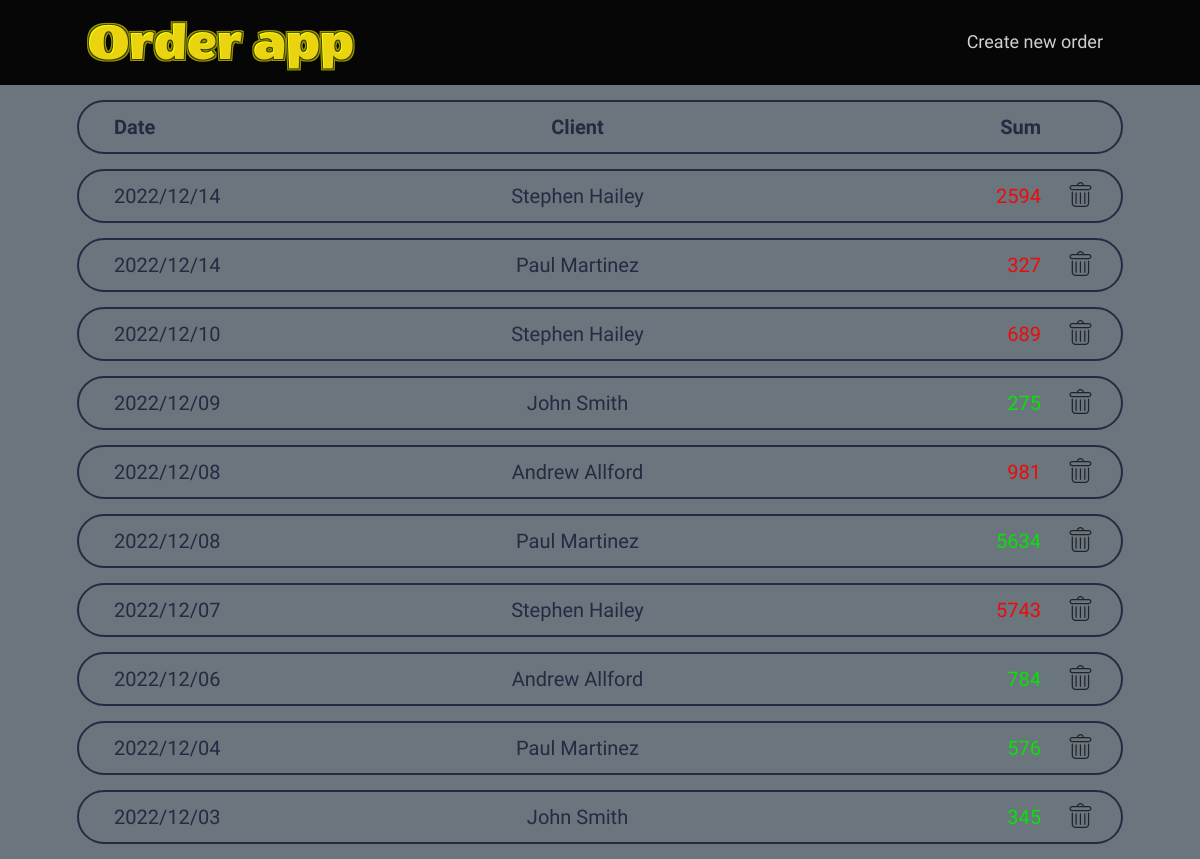
The page / on the database its author committed.
### tables this page shows
CREATE TABLE `order` (
  `id` int NOT NULL AUTO_INCREMENT,
  `date` datetime DEFAULT NULL,
  `description` text,
  `sum` double DEFAULT NULL,
  `paid` tinyint(1) DEFAULT NULL,
  `user_id` int DEFAULT NULL,
  PRIMARY KEY (`id`),
  KEY `order_user_id_fk` (`user_id`),
  CONSTRAINT `order_user_id_fk` FOREIGN KEY (`user_id`) REFERENCES `user` (`id`)
);

CREATE TABLE `user` (
  `id` int NOT NULL AUTO_INCREMENT,
  `name` text,
  `address` text,
  `phone` text,
  `client` tinyint(1) DEFAULT NULL,
  PRIMARY KEY (`id`)
);

### functions.php (called while the page is built, shortened)
<?php
require_once('connect.php');
function fetch_all_orders($id){
  global $db;
  if($id) {
    $query = "select o.id, o.date, o.sum, o.paid, o.user_id, u.name from `order` o join user u on o.user_id = u.id where o.user_id = '$id' ";
  } else {
    $query = 'select o.id, o.date, o.sum, o.paid, u.name from `order` o join user u on o.user_id = u.id order by o.date desc, o.id desc';
  }
  $res = mysqli_query($db, $query);
  return mysqli_fetch_all($res, MYSQLI_ASSOC);
}

### index.php (the view, shortened to what this page needs)
<?php require 'inc/header.php'?>
  <?php $orders = fetch_all_orders($_GET['id']); ?>
  <?php if(!empty($orders)): ?>
    <div class="main">
      <div class='orderItem orderItem--header'>
        <div class='orderItem__body orderItem__body--header'>
          <div class='orderItem__content'>
            <div class='orderItem__text orderItem__text--header'>Date</div>
            <div class='orderItem__text orderItem__text--header orderItem__text--client'>Client</div>
            <div class='orderItem__text orderItem__text--header orderItem__text--sum'>Sum</div>
          </div>
        </div>
      </div>
      <div class="orderList">
        <?php foreach($orders as $order): ?>
          <div class='orderItem' id="order_<?= $order['id'] ?>">
            <a href="order.php?id=<?= $order['id'] ?>"
               class="orderItem__link">
              <div class='orderItem__body'>
                <div class='orderItem__content'>
                  <div class='orderItem__text orderItem__text--date'><?= date('Y/m/d', strtotime($order['date'])) ?></div>
                  <div class='orderItem__text orderItem__text--client'><?= $order['name'] ?></div>
                  <div class='orderItem__text orderItem__text--sum <?= $order['paid'] ? 'orderItem__text--paid' : 'orderItem__text--unpaid' ?>'>
                    <?= $order['sum'] ?></div>
                </div>
              </div>
            </a>
            <div class="orderItem__delete">
              <form method="post" onsubmit="event.preventDefault(); deleteOrder(<?= $order['id'] ?>);">
                <input type="image"
                       src='img/trash.svg'
                       class="orderItem__delete--input">
              </form>
            </div>
          </div>
        <?php endforeach; ?>
      </div>
    <?php endif; ?>
    </div>
<?php require 'inc/footer.php'?>

### inc/header.php (shortened to what this page needs)
<?php
require_once('functions.php');
?>
<!doctype html>
<html lang="en">
<head>
  <link rel="stylesheet" href="css/styles.css">
</head>
<body>
<div class="wrapper">
  <header class='header'>
    <div class='header__container container'>
      <div class='header__logo'>
        <a href="index.php">
          <img src='img/logo.png' alt='cover'/>
        </a>
      </div>
      <div class='header__menu menu'>
        <ul class='menu__list'>
          <li class='menu__item'>
            <div class='menu__link create-order-button'>Create new order</div>
          </li>
        </ul>
      </div>
    </div>
  </header>
  <div class="page">
    <div class="container">

### inc/footer.php (shortened to what this page needs)
        </div>
      </div>
    </div>
  </body>
</html>

### css/styles.css (style rules this page uses)
a { text-decoration: none; }
ul, ol, li { list-style: none; }
img { vertical-align: top; }
html, body { height: 100%; line-height: 1; font-size: 18px; font-weight: 500; color: #252B42; background: #6B757D; font-family: 'Raleway', sans-serif; }
.wrapper { min-height: 100%; overflow: hidden; display: flex; flex-direction: column; }
.container { max-width: 1046px; margin: 0 auto; padding: 0 15px; box-sizing: content-box; }
img { height: auto; width: 100%; max-width: 288px; }
.page { flex: auto; margin-top: 85px; padding: 15px 0; }
.header { position: fixed; width: 100%; left: 0; top: 0; z-index: 10; background-color: #070606; }
.header__container { display: flex; min-height: 85px; align-items: center; justify-content: space-between; }
.header__menu { padding: 5px 0; margin-left: 10px; }
.menu { margin-right: 20px; }
.menu__list { display: flex; flex-wrap: wrap; }
.menu__link { color: #d0d0d0; font-weight: 500; line-height: calc(24 / 14 * 100%); }
.orderList > *:not(:last-child) { margin: 0 0 15px 0; }
.orderItem { position: relative; border: 2px solid #252B42; border-radius: 50px; }
.orderItem--header { position: fixed; top: 100px; max-width: 1046px; width: 100%; background: rgba(107, 117, 125, 1); z-index: 4; }
.orderList { margin-top: 69px; }
.orderItem__link { color: inherit; text-decoration: inherit; }
.orderItem__body { position: relative; display: flex; justify-content: space-between; align-items: center; padding: 15px; z-index: 1; }
.orderItem__text.orderItem__text--header { font-weight: 700; }
.orderItem__content { flex: auto; display: flex; justify-content: space-between; align-items: center; margin: 0 65px 0 20px; }
.orderItem__content .orderItem__text:nth-child(2) { text-align: center; }
.orderItem__content .orderItem__text:nth-child(3) { text-align: right; }
.orderItem__text { font-weight: 500; font-size: 20px; flex: 1 1 33.333%; }
.orderItem__text.orderItem__text--paid { color: #0ae00a; }
.orderItem__text.orderItem__text--unpaid { color: #ef0a0a; }
.orderItem__delete { position: absolute; top: 0; left: 0; width: 100%; height: 100%; display: flex; align-items: center; justify-content: end; }
.orderItem__delete--input { position: relative; width: 25px; filter: invert(10%) sepia(18%) saturate(405%) hue-rotate(169deg) brightness(102%) contrast(92%); box-sizing: content-box; padding: 8px; margin-right: 20px; z-index: 2; }

### rows shown on the page
order: date "2022/12/14", user.name "Stephen Hailey", sum "2594"
order: date "2022/12/14", user.name "Paul Martinez", sum "327"
order: date "2022/12/10", user.name "Stephen Hailey", sum "689"
order: date "2022/12/09", user.name "John Smith", sum "275"
order: date "2022/12/08", user.name "Andrew Allford", sum "981"
order: date "2022/12/08", user.name "Paul Martinez", sum "5634"
order: date "2022/12/07", user.name "Stephen Hailey", sum "5743"
order: date "2022/12/06", user.name "Andrew Allford", sum "784"
order: date "2022/12/04", user.name "Paul Martinez", sum "576"
order: date "2022/12/03", user.name "John Smith", sum "345"
